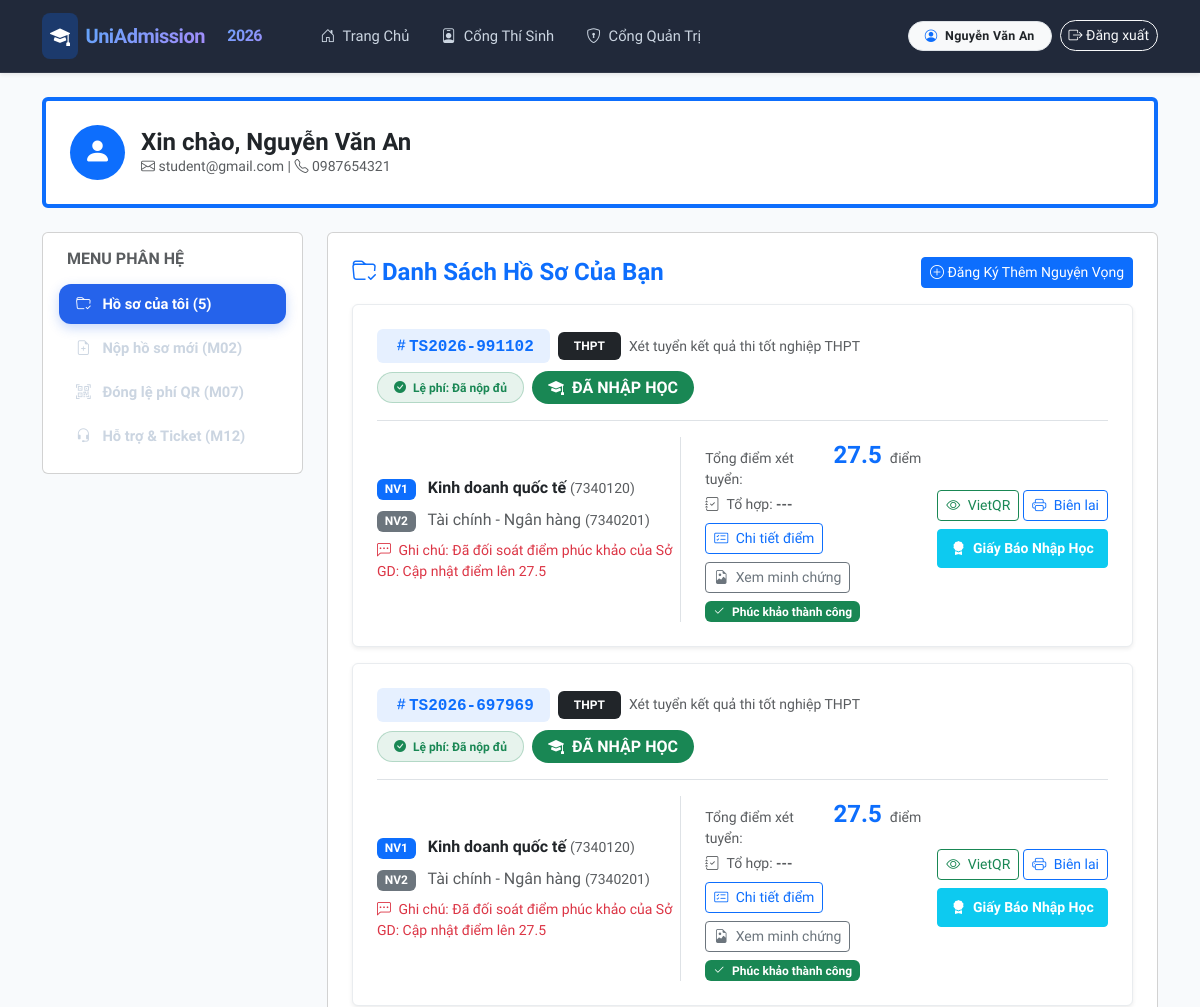
/student (signed in, upper part), run on an earlier commit of the app's database.
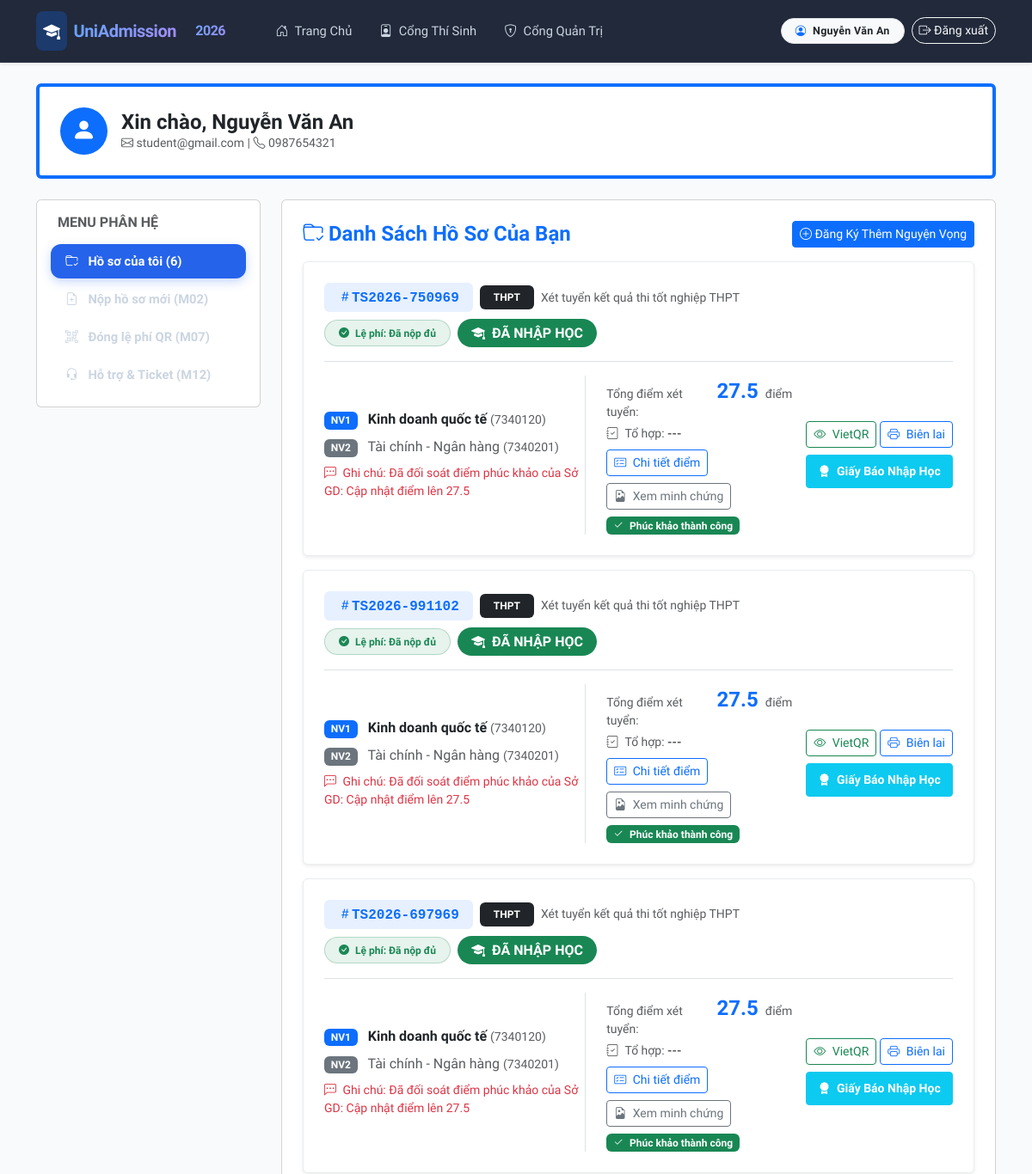
And on a later commit of the database.
### app/models.py (models this page shows)
class AdmissionApplication(Base):
    __tablename__ = "admission_applications"
    id = Column(Integer, primary_key=True, index=True)
    app_code = Column(String(50), unique=True, index=True, nullable=False) # Mã hồ sơ TS2026-XXXX
    full_name = Column(String(150), nullable=False)
    id_card = Column(String(20), index=True, nullable=False)              # Số CCCD
    email = Column(String(120), nullable=False)
    phone = Column(String(20), nullable=False)
    method = Column(String(100), nullable=False)                         # Tên hoặc mã phương thức
    method_code = Column(String(50), default="THPT")                     # THPT, IELTS_THPT, DGNL_HSA_TSA, XTHB, SAT_ACT
    method_name = Column(String(200), default="Xét tuyển điểm thi THPT") # Tên đầy đủ của phương thức chuẩn NEU
    subject_combination = Column(String(50), nullable=True)              # Tổ hợp môn (A00, A01, D01, D07...)
    priority_area = Column(String(50), default="KV3")                    # Khu vực ưu tiên (KV1, KV2-NT, KV2, KV3)
    priority_score = Column(Float, default=0.0)                          # Điểm cộng ưu tiên (0.0, 0.25, 0.5, 0.75)
    score_details = Column(Text, nullable=True)                          # JSON chi tiết điểm thành phần (môn 1, môn 2, IELTS, HSA...)
    score = Column(Float, nullable=False)                                # Tổng điểm xét tuyển (sau quy đổi và cộng ưu tiên)
    proof_url = Column(Text, nullable=True)                              # Link ảnh hoặc đường dẫn file tải lên
    admitted_major_name = Column(String(200), nullable=True)             # Ngành trúng tuyển thực tế (NV1 hay NV2)
    major_id = Column(Integer, ForeignKey("majors.id"), nullable=False)
    major = relationship("Major", back_populates="applications", foreign_keys=[major_id])
    major_nv2_id = Column(Integer, ForeignKey("majors.id"), nullable=True)
    major_nv2 = relationship("Major", back_populates="applications_nv2", foreign_keys=[major_nv2_id])
    user_id = Column(Integer, ForeignKey("users.id"), nullable=True)
    user = relationship("User", back_populates="applications")
    status = Column(String(50), default="CHO_DUYET")
    student_code = Column(String(30), nullable=True)
    student_email = Column(String(120), nullable=True)
    enrolled_at = Column(DateTime, nullable=True)
    appeal_note = Column(Text, nullable=True)
    appeal_proof_url = Column(Text, nullable=True)
    appeal_status = Column(String(30), nullable=True)
    officer_note = Column(Text, nullable=True) # Ghi chú của cán bộ tuyển sinh khi duyệt hồ sơ
    created_at = Column(DateTime, default=datetime.datetime.utcnow)
    payment = relationship("PaymentTransaction", back_populates="application", uselist=False)
    tickets = relationship("SupportTicket", back_populates="application")

class Major(Base):
    __tablename__ = "majors"
    id = Column(Integer, primary_key=True, index=True)
    code = Column(String(20), unique=True, index=True, nullable=False) # VD: 7480201 (CNTT)
    name = Column(String(200), nullable=False)                         # Công nghệ thông tin
    category = Column(String(100), default="Công nghệ & Kỹ thuật")     # Khối ngành
    description = Column(Text, nullable=True)                          # Giới thiệu ngành học & chuẩn đầu ra
    quota = Column(Integer, default=50)                               # Chỉ tiêu tuyển sinh
    benchmark_score = Column(Float, default=0.0)                      # Điểm chuẩn trúng tuyển (sau lọc ảo)
    applications = relationship("AdmissionApplication", back_populates="major", foreign_keys="[AdmissionApplication.major_id]")
    applications_nv2 = relationship("AdmissionApplication", back_populates="major_nv2", foreign_keys="[AdmissionApplication.major_nv2_id]")
    subjects = relationship("Subject", back_populates="major", cascade="all, delete-orphan")

### app/routers/web_views.py (the view)
@router.get("/student")
def student_portal(request: Request, db: Session = Depends(get_db)):
    user = get_current_user(request, db)
    if not user:
        return RedirectResponse(url="/login?msg=please_login")
    majors = db.query(Major).all()
    fees = db.query(FeeConfig).all()
    my_applications = db.query(AdmissionApplication).filter(
        (AdmissionApplication.user_id == user.id) | (AdmissionApplication.email == user.email)
    ).order_by(AdmissionApplication.created_at.desc()).all()
    my_tickets = db.query(SupportTicket).filter(
        (SupportTicket.user_id == user.id) | (SupportTicket.sender_email == user.email)
    ).order_by(SupportTicket.created_at.desc()).all()
    return templates.TemplateResponse("student_portal.html", {
        "request": request,
        "user": user,
        "majors": majors,
        "fees": fees,
        "my_applications": my_applications,
        "my_tickets": my_tickets
    })

### app/templates/student_portal.html (shortened to what the changed rows need)
{% extends "base.html" %}
{% block content %}
<div class="row">
    <div class="col-lg-3 mb-4">
        <div class="card card-custom p-3 bg-white">
            <div class="nav flex-column nav-pills gap-1" id="v-pills-tab" role="tablist">
                <button class="nav-link active text-start py-3" id="tab-my-apps" data-bs-toggle="pill" data-bs-target="#content-my-apps">
                    <i class="bi bi-folder-check me-2"></i> Hồ sơ của tôi ({{ my_applications|length }})
                </button>
                <button class="nav-link text-start py-3" id="tab-apply" data-bs-toggle="pill" data-bs-target="#content-apply">
                    <i class="bi bi-file-earmark-plus me-2"></i> Nộp hồ sơ mới (M02)
                </button>
                <button class="nav-link text-start py-3" id="tab-pay" data-bs-toggle="pill" data-bs-target="#content-pay">
                    <i class="bi bi-qr-code-scan me-2"></i> Đóng lệ phí QR (M07)
                </button>
                <button class="nav-link text-start py-3" id="tab-support" data-bs-toggle="pill" data-bs-target="#content-support">
                    <i class="bi bi-headset me-2"></i> Hỗ trợ & Ticket (M12)
                </button>
            </div>
        </div>
    </div>
    <div class="col-lg-9">
        <div class="tab-content" id="v-pills-tabContent">
            <div class="tab-pane fade show active" id="content-my-apps">
                <div class="card card-custom p-4 bg-white">
                    {% if my_applications|length == 0 %}
                        <div class="alert alert-info py-4 text-center">
                            <i class="bi bi-info-circle fs-3"></i>
                            <p class="mt-2 mb-2">Bạn chưa nộp hồ sơ xét tuyển nào vào trường.</p>
                            <button class="btn btn-primary btn-sm fw-bold" onclick="switchToApplyTab()">Nộp hồ sơ ngay bây giờ &raquo;</button>
                        </div>
                    {% else %}
                        <div class="d-flex flex-column gap-3">
                            {% for app in my_applications %}
                            <div class="card card-custom p-4 border border-light-subtle shadow-sm">
                                <div class="d-flex justify-content-between align-items-center flex-wrap gap-2 pb-3 mb-3 border-bottom">
                                    <div class="d-flex align-items-center gap-2">
                                        <span class="badge bg-primary bg-opacity-10 text-primary fs-6 px-3 py-2 font-monospace fw-bold">
                                            <i class="bi bi-hash"></i>{{ app.app_code }}
                                        </span>
                                        <span class="badge bg-dark px-3 py-2">
                                            {{ app.method_code or app.method }}
                                        </span>
                                        <span class="text-muted small">
                                            {{ app.method_name or '' }}
                                        </span>
                                    </div>
                                    <div class="d-flex align-items-center gap-2 flex-wrap">
                                        {% if app.payment and app.payment.status == 'PAID' %}
                                            <span class="badge bg-success bg-opacity-10 text-success border border-success border-opacity-25 px-3 py-2 rounded-pill fw-semibold">
                                                <i class="bi bi-check-circle-fill me-1"></i> Lệ phí: Đã nộp đủ
                                            </span>
                                        {% else %}
                                            <span class="badge bg-danger bg-opacity-10 text-danger border border-danger border-opacity-25 px-3 py-2 rounded-pill fw-semibold">
                                                <i class="bi bi-exclamation-circle-fill me-1"></i> Lệ phí: Chưa thanh toán
                                            </span>
                                        {% endif %}
                                        {% if app.status == 'CHO_DUYET' %}
                                            <span class="badge bg-warning text-dark px-3 py-2 rounded-pill fw-semibold"><i class="bi bi-hourglass-split me-1"></i> Chờ xét duyệt</span>
                                        {% elif app.status == 'HOP_LE' %}
                                            <span class="badge bg-primary px-3 py-2 rounded-pill fw-semibold"><i class="bi bi-patch-check-fill me-1"></i> Hồ sơ Hợp Lệ</span>
                                        {% elif app.status in ['TRUNG_TUYEN_NV1', 'TRUNG_TUYEN_NV2', 'TRUNG_TUYEN'] %}
                                            <span class="badge bg-success px-3 py-2 rounded-pill fs-6 fw-bold"><i class="bi bi-award-fill me-1"></i> TRÚNG TUYỂN 🎉</span>
                                        {% elif app.status == 'DA_NHAP_HOC' %}
                                            <span class="badge bg-success px-3 py-2 rounded-pill fs-6 fw-bold"><i class="bi bi-mortarboard-fill me-1"></i> ĐÃ NHẬP HỌC</span>
                                        {% elif app.status == 'DA_RUT' %}
                                            <span class="badge bg-secondary px-3 py-2 rounded-pill"><i class="bi bi-dash-circle me-1"></i> Đã rút hồ sơ</span>
                                        {% elif app.status == 'KHONG_TRUNG_TUYEN' %}
                                            <span class="badge bg-danger px-3 py-2 rounded-pill"><i class="bi bi-x-circle me-1"></i> Không trúng tuyển</span>
                                        {% else %}
                                            <span class="badge bg-secondary px-3 py-2 rounded-pill">{{ app.status }}</span>
                                        {% endif %}
                                    </div>
                                </div>
                                <div class="row g-3 align-items-center">
                                    <div class="col-lg-5">
                                        <div class="mb-2">
                                            <span class="badge bg-primary me-2">NV1</span>
                                            <strong class="fs-6 text-dark">{{ app.major.name }}</strong>
                                            <span class="text-muted small">({{ app.major.code }})</span>
                                        </div>
                                        {% if app.major_nv2 %}
                                        <div class="mb-2 text-muted">
                                            <span class="badge bg-secondary me-2">NV2</span>
                                            <span>{{ app.major_nv2.name }}</span>
                                            <span class="small">({{ app.major_nv2.code }})</span>
                                        </div>
                                        {% endif %}
                                        {% if app.officer_note %}
                                        <div class="text-danger small mt-2">
                                            <i class="bi bi-chat-left-dots me-1"></i> Ghi chú: {{ app.officer_note }}
                                        </div>
                                        {% endif %}
                                    </div>
                                    <div class="col-lg-4 border-start ps-lg-4">
                                        <div class="d-flex align-items-baseline gap-2 mb-1">
                                            <span class="small text-muted">Tổng điểm xét tuyển:</span>
                                            <span class="fs-4 fw-bold text-primary">{{ app.score }}</span>
                                            <span class="small text-muted">điểm</span>
                                        </div>
                                        <div class="small text-muted mb-2">
                                            <i class="bi bi-journal-check me-1"></i> Tổ hợp: <strong>{{ app.subject_combination or '---' }}</strong>
                                        </div>
                                        <div class="d-flex gap-2 flex-wrap">
                                            <button type="button" class="btn btn-sm btn-outline-primary" onclick="openScoreModalById({{ app.id }})">
                                                <i class="bi bi-card-checklist me-1"></i> Chi tiết điểm
                                            </button>
                                            {% if app.proof_url %}
                                            <a href="{{ app.proof_url }}" target="_blank" class="btn btn-sm btn-outline-secondary">
                                                <i class="bi bi-file-earmark-image me-1"></i> Xem minh chứng
                                            </a>
                                            {% endif %}
                                            {% if app.appeal_status == 'PENDING' %}
                                            <span class="badge bg-warning text-dark"><i class="bi bi-clock-history me-1"></i> Đang phúc khảo</span>
                                            {% elif app.appeal_status == 'APPROVED' %}
                                            <span class="badge bg-success"><i class="bi bi-check2 me-1"></i> Phúc khảo thành công</span>
                                            {% endif %}
                                        </div>
                                    </div>
                                    <div class="col-lg-3 text-lg-end">
                                        <div class="d-flex flex-column gap-2">
                                            {% if not app.payment or app.payment.status != 'PAID' %}
                                                <button type="button" class="btn btn-sm btn-danger fw-bold py-2 shadow-sm" onclick="switchToPay('{{ app.app_code }}')">
                                                    <i class="bi bi-qr-code me-1"></i> Nộp Lệ Phí VietQR
                                                </button>
                                            {% else %}
                                                <div class="d-flex gap-1">
                                                    <button type="button" class="btn btn-sm btn-outline-success flex-fill" onclick="switchToPay('{{ app.app_code }}')">
                                                        <i class="bi bi-eye me-1"></i> VietQR
                                                    </button>
                                                    <a href="/receipt/{{ app.payment.tx_code }}" target="_blank" class="btn btn-sm btn-outline-primary flex-fill">
                                                        <i class="bi bi-printer me-1"></i> Biên lai
                                                    </a>
                                                </div>
                                            {% endif %}
                                            {% if app.status == 'DA_NHAP_HOC' %}
                                                <button type="button" class="btn btn-sm btn-info text-white fw-bold py-2" onclick="openCertificateModal('{{ app.app_code }}')">
                                                    <i class="bi bi-award-fill me-1"></i> Giấy Báo Nhập Học
                                                </button>
                                            {% endif %}
                                        </div>
                                    </div>
                                </div>
                            </div>
                            {% endfor %}
                        </div>
                    {% endif %}
                </div>
            </div>
        </div>
    </div>
</div>
{% endblock %}

What changed in the data, as far as the page shows it:
added AdmissionApplication: app_code "TS2026-750969", method_code "THPT", method_name "Xét tuyển kết quả thi tốt nghiệp THPT", status "DA_NHAP_HOC" (drawn), major.name "Kinh doanh quốc tế", major.code "7340120", major_nv2.name "Tài chính - Ngân hàng", major_nv2.code "7340201", officer_note "Đã đối soát điểm phúc khảo của Sở GD: Cập nhật điểm lên 27.5", score "27.5", subject_combination "---", appeal_status "APPROVED" (drawn)
Also different on the page:
{{ my_applications|length }}: "5" → "6"
